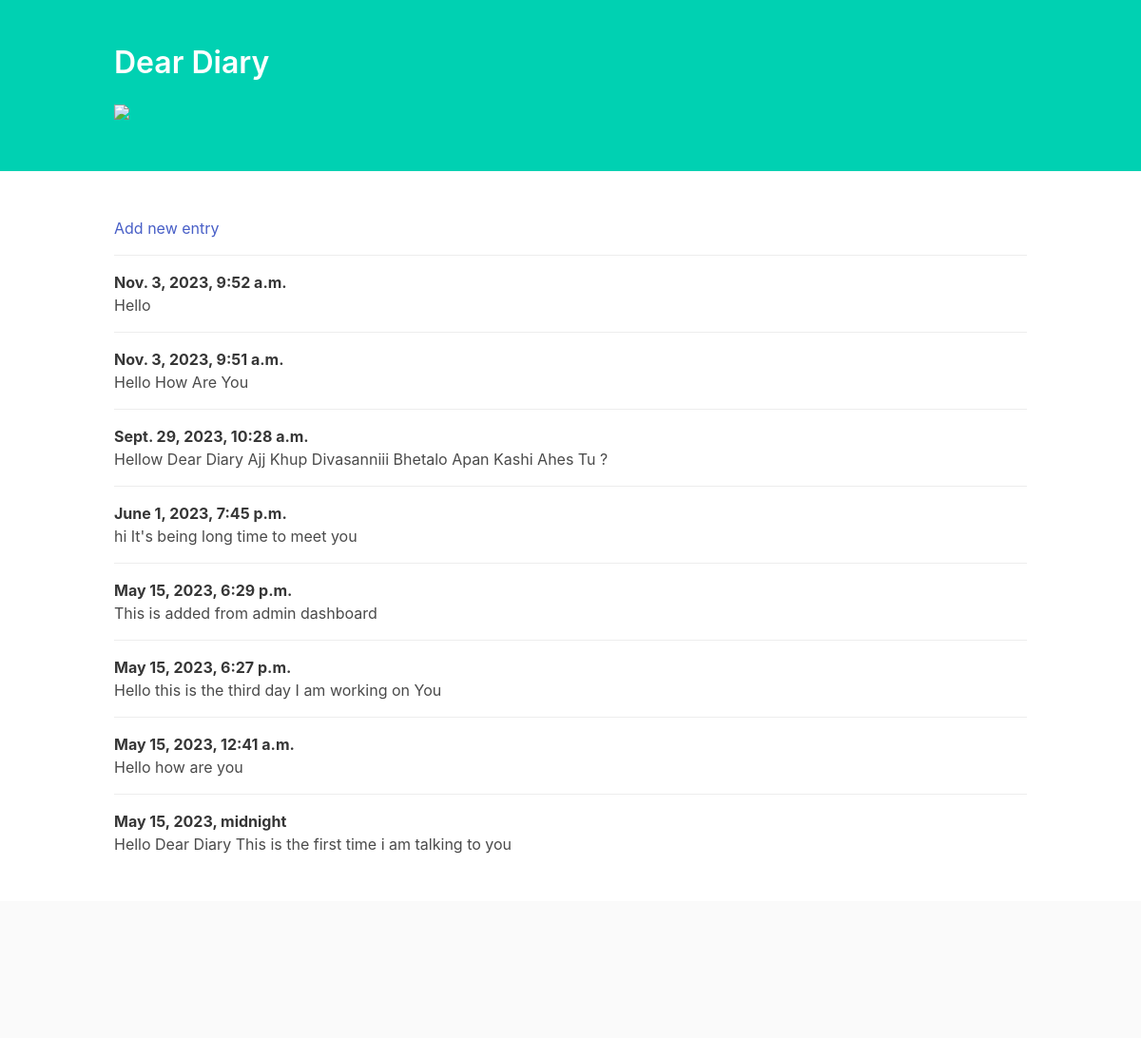
The page / on the database its author committed.
### entries/models.py (models this page shows, shortened)
class Entry(models.Model):
    text=models.TextField()
    date_posted=models.DateTimeField(auto_now_add=True)
    class Meta:
        verbose_name_plural='entries'

### entries/views.py (the view)
# urls.py: path('',views.index,name='Home'),
def index(request):
    entries=Entry.objects.order_by('-date_posted')
    context={'entries': entries}
    return render (request,'index.html',context)

### entries/templates/index.html (shortened to what this page needs)
{% load static %}
<!DOCTYPE html>
<html lang="en">
<head>
        <link rel="stylesheet" href="https://cdnjs.cloudflare.com/ajax/libs/bulma/0.6.2/css/bulma.min.css">
</head>
<body>
    <section class="hero is-primary">
        <div class="hero-body">
            <div class="container" >
                <h1 class="title">
                  Dear Diary
                </h1>
                <div style="width: 200px; ">
                   <img src="{% static "imm.jpg"%}"/>
                </div>
            </div>
        </div>
    </section>
    <section class="section">
        <div class="container">
            <article class="media">
                <div class="media-content">
                    <div class="content">
                        <a href= "{% url 'ADD' %}">Add new entry</a>
                    </div>
                </div>
            </article>
    {% for entry in entries %}
    <article class="media">
        <div class="media-content">
            <div class="content">
               <p>
                <strong>{{entry.date_posted}}</strong>
               <br>{{entry.text}}
            </p>
            </div>
        </div>
     </article>
    {% endfor %}
        </div>
    </section>
    <footer class="footer"></footer>
</body>
</html>

### rows shown on the page
Entry: date_posted "Nov. 3, 2023, 9:52 a.m.", text "Hello"
Entry: date_posted "Nov. 3, 2023, 9:51 a.m.", text "Hello How Are You"
Entry: date_posted "Sept. 29, 2023, 10:28 a.m.", text "Hellow Dear Diary Ajj Khup Divasanniii Bhetalo Apan Kashi Ahes Tu ?"
Entry: date_posted "June 1, 2023, 7:45 p.m.", text "hi It's being long time to meet you"
Entry: date_posted "May 15, 2023, 6:29 p.m.", text "This is added from admin dashboard"
Entry: date_posted "May 15, 2023, 6:27 p.m.", text "Hello this is the third day I am working on You"
Entry: date_posted "May 15, 2023, 12:41 a.m.", text "Hello how are you"
Entry: date_posted "May 15, 2023, midnight", text "Hello Dear Diary This is the first time i am talking to you"
